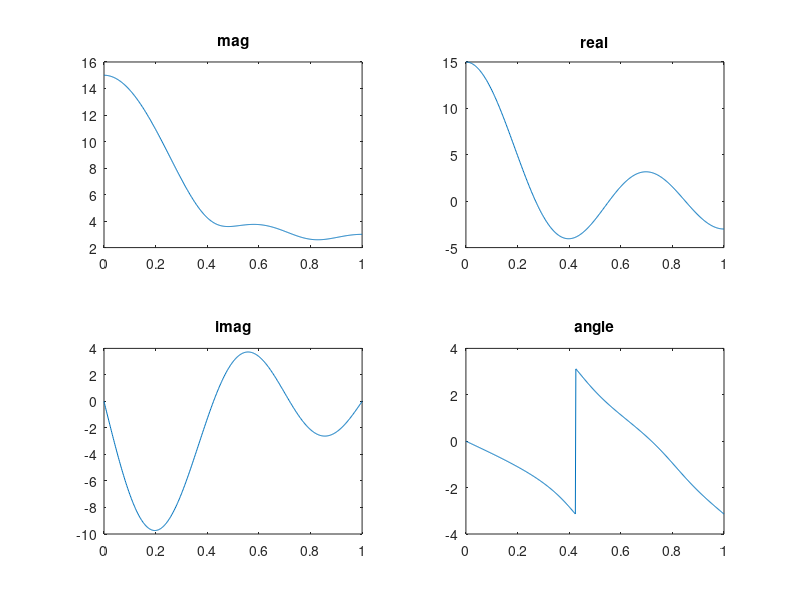

Source code (MATLAB):
n = -1:3;
x = 1:5;
k = 0:500;
w = pi*k/500;
X = x * exp(-1j*pi/500) .^ (n'*k);
X_mag = abs(X);
X_real = real(X);
X_imag = imag(X);
X_angle = angle(X);
clf;
subplot(2,2,1)
plot(w/pi, X_mag); title("mag")
subplot(2,2,2)
plot(w/pi, X_real); title("real")
subplot(2,2,3)
plot(w/pi, X_imag); title("imag")
subplot(2,2,4)
plot(w/pi, X_angle); title("angle")